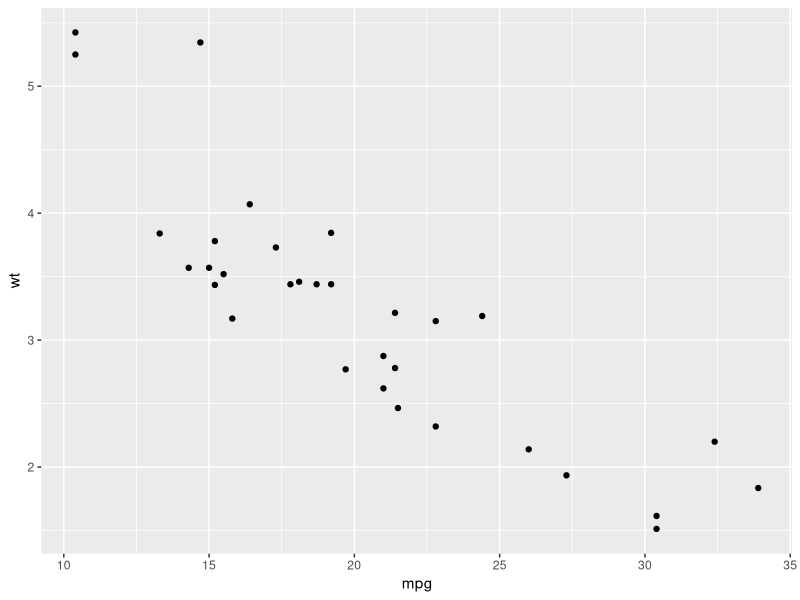
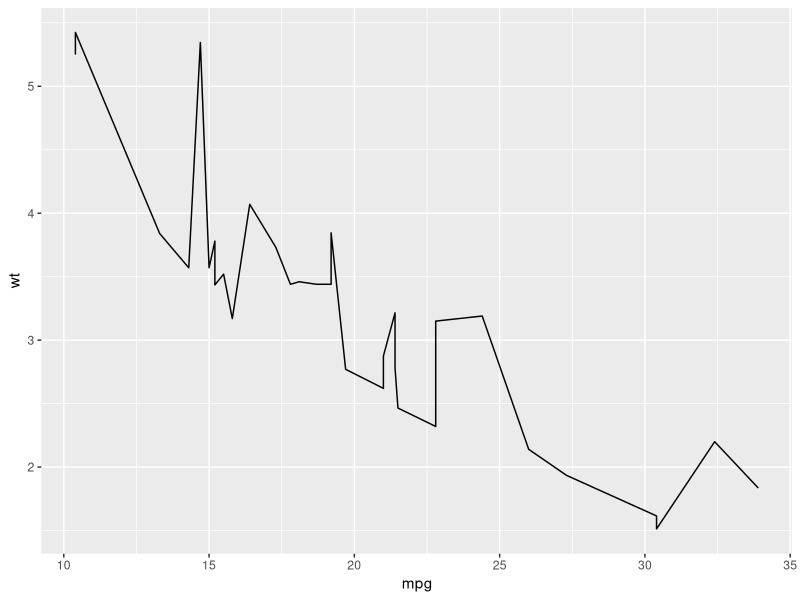

These charts were generated, in order, by the following R code: (Note: this script raises an error after producing the figures.)
## ----For Detailed Comments refer to reading material-------------------------------------------------------
library(ggplot2)



p=ggplot(mtcars, aes(x=mpg,y=wt))




## ------------------------------------------------------------------------
p + geom_point()

## --------------------------------------------------------------
p+geom_line()

p+geom_rect()



#geom_rect makes rectangles.

p+geom_boxplot()


library(vcd)
data("Arthritis")

d=Arthritis
str(d)

ggplot(d,aes(x=Treatment,y=Age))+geom_boxplot()



## ------------------------------------------------------------------------
p = ggplot(mtcars,aes(x=wt,y=mpg))

p+geom_point()+geom_line()+geom_smooth()

p+geom_smooth()


## ------------------------------------------------------------------------
p = ggplot(mtcars,aes(x=wt,y=mpg,color=vs))

p+geom_point()






str(mtcars)

## ------------------------------------------------------------------------

mtcars$vs=as.factor(mtcars$vs)

p=ggplot(mtcars,aes(x=wt,y=mpg,color=vs))

p+geom_point()


## ------------------------------------------------------------------------
mtcars$am=as.factor(mtcars$am)

p=ggplot(mtcars,aes(x=wt,y=mpg,color=vs,shape=am,size=cyl))


p+geom_point()





##shape can not be mapped to a continuous numeric variable.

## -----------------------------------------------------------



p=ggplot(mtcars,aes(x=wt,y=mpg,color=vs))

p+geom_point()+geom_line()+geom_smooth()


p+geom_point() + coord_polar(theta = "x")

## -----------------------------------------------------------
p=ggplot(mtcars,aes(x=wt,y=mpg))


p+geom_point(aes(color=vs))+geom_smooth()+geom_line()

###
ggplot(mtcars,aes(x=wt,y=mpg,color=am,size=cyl))+geom_point()


###



## ----------------------------------
library(vcd)
head(Arthritis)

## ------------------------------------------------------------------------
ggplot(Arthritis, aes(x= Improved)) + geom_bar()

## ------------------------------------------------------------------------
ggplot(Arthritis, aes(x=Improved)) + geom_bar(aes(color=Treatment))

ggplot(Arthritis, aes(x=Improved)) + geom_bar(aes(fill=Treatment))

ggplot(Arthritis, aes(x=Improved)) + geom_bar(aes(fill=Improved))

## in context of bar plots , we can have two aes mappings : color and fill

## ------------------------------------------------------------------------
ggplot(mtcars,aes(y=mpg,x=am)) + geom_boxplot()



ggplot(mtcars,aes(y=mpg,x=am)) + geom_violin()

## ------------------------------------------------------------------------
ggplot(mtcars,aes(y=mpg,x=am)) + geom_point() +geom_jitter()



ggplot(Arthritis,aes(x=Improved)) + geom_bar() + coord_polar(theta="y")




ggplot(Arthritis,aes(x="",fill=Improved)) +geom_bar()+
  coord_polar(theta="y")





## ------------------------------------------------------------------------
?diamonds

ggplot(diamonds, aes(x = "", fill = clarity)) + 
  geom_bar() + 
  
  coord_polar(theta = "y")

## ------------------------------------------------------------------------
ggplot(diamonds, aes(x = "", fill = clarity)) +
  geom_bar() + 
  coord_polar(theta ="y")+
  scale_fill_brewer(palette = "Accent")

## ------------------------------------------------------------------------
ggplot(diamonds, aes(x =clarity, fill = clarity)) + 
  geom_bar() +
  coord_polar(theta = "y") +
  scale_fill_brewer(palette = "Accent")


## ------------------------------------------------------------------------

ggplot(diamonds, aes(x = clarity, fill = cut)) + 
  geom_bar(width=0.2)+ 
  coord_polar(theta = "x") + 
  scale_fill_brewer(palette = "Accent")

## ------------------------------------------------------------------------

ggplot(diamonds, aes(x = clarity, fill = clarity)) + 
  geom_bar(width =0.9) +
  coord_polar(theta = "y") + 
  scale_fill_brewer(palette = "Accent")

## ------------------------------------------------------------------------

ggplot(diamonds, aes(x = clarity, fill = cut)) + 
  geom_bar(width = 0.9) + 
  coord_polar(theta = "y") +  
  scale_fill_brewer(palette = "Accent")

### how to visualise numeric data and different mappings of the data to
## aesthetics, visualizing categorical data, polar coordinates.

### distributions and density 

## ------------------------------------------------------------------------
mydata=data.frame(v1=c(rnorm(2000),runif(1000)),
                  dist=c(rep("Normal",2000),rep("Uniform",1000))
                  )


ggplot(mydata,aes(x=v1)) + geom_histogram()



ggplot(mydata,aes(x=v1,fill=dist,alpha=0.5))+geom_histogram()

## ------------------------------------------------------------------------
ggplot(mydata,aes(x=v1,fill=dist)) + geom_density()

ggplot(mydata,aes(x=v1)) + geom_density()



## ------------------------------------------------------------------------
ggplot(mydata,aes(x=v1,fill=dist,alpha=0.30))+geom_density()

### how exactly alpha controls tranparency of the fill : for lalit



## ------------------------------------------------------------------------
ggplot(mydata,aes(x=v1,fill=dist,alpha=1/5))+geom_density()+geom_histogram()





## ------------------------------------------------------------------------
ggplot(mydata,aes(x=v1,fill=dist,alpha=1/5))+geom_density()+
  geom_histogram(aes(y=..density..))

## ------------------------------------------------------------------------
ggplot(mydata,aes(x=v1))+geom_density(color="red")+
  
  geom_histogram(aes(y=..density..,alpha=0.5))+
  
  stat_function(fun=dnorm,aes(x=v1),color="green")

mydata1=mydata[mydata$dist=="Normal",]

ggplot(mydata1,aes(x=v1))+geom_density(color="red")+
  
  geom_histogram(aes(y=..density..,alpha=0.5))+
  
  stat_function(fun=dnorm,aes(x=v1),color="green")


ggplot(mtcars, aes(x=mpg))+ geom_histogram()
